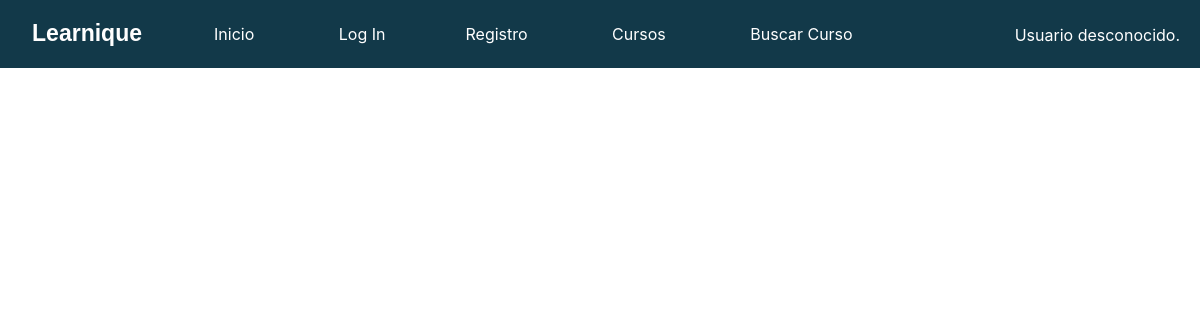
The page /curso.php?nombre_curso=Desarrollo Web on the database as committed earlier.
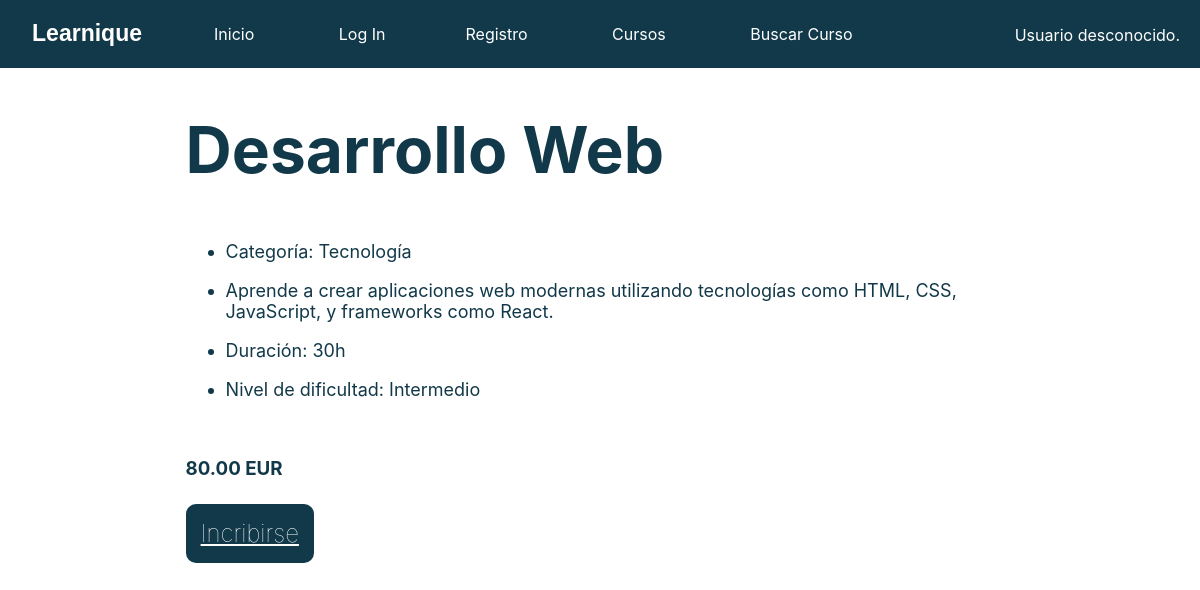
The same page on the database as committed later.
### tables this page shows
CREATE TABLE IF NOT EXISTS Curso (
    nombre_curso VARCHAR(100) ,
    descripcion TEXT NOT NULL,
    profesor_id INT NOT NULL,
    fecha_creacion timestamp NOT NULL,
    duracion VARCHAR(50) NOT NULL,
    nivel_dificultad ENUM('Principiante', 'Intermedio', 'Avanzado') NOT NULL,
    categoria VARCHAR(100) NOT NULL,
    requisitos_previos TEXT,
    precio DECIMAL(10, 2),
    estado_curso ENUM('Activo', 'Inactivo', 'En desarrollo') NOT NULL,
    primary key (nombre_curso),
    foreign key (profesor_id) references profesor(id)

);

### includes/Curso.php (called while the page is built, shortened)
<?php
class Curso {
    private $precio;
    private $nombre_curso;
    private $descripcion;
    private $duracion;
    private $categoria;
    private $nivel_dificultad;
    public function __construct($nombre, $precio, $descripcion, $duracion, $categoria, $nivel_dificultad) {
        $this->nombre_curso = $nombre;
        $this->precio = $precio;
        $this->descripcion = $descripcion;
        $this->duracion = $duracion;
        $this->categoria = $categoria;
        $this->nivel_dificultad = $nivel_dificultad;
    }
    public function getNombre() {
        return $this->nombre_curso;
    }
    public function getPrecio() {
        return $this->precio;
    }
    public function getDescripcion() {
        return $this->descripcion;
    }
    public function getCategoria() {
        return $this->categoria;
    }
    public function getDuracion() {
        return $this->duracion;
    }
    public function getNivelDificultad() {
        return $this->nivel_dificultad;
    }
}

### curso.php (the view, shortened to what this page needs)
<?php
require_once __DIR__.'/includes/Curso.php';
if (isset($_GET['nombre_curso'])) {
    $nombre_curso = $_GET['nombre_curso'];
    $conn = Aplicacion::getInstance()->getConexionBd();
    $query = "SELECT * FROM Curso WHERE nombre_curso = '$nombre_curso'";
    $result = $conn->query($query);
    if ($result && $result->num_rows > 0) {
        $row = $result->fetch_assoc();
        $curso = new Curso(
            $row['nombre_curso'],
            $row['precio'],
            $row['descripcion'],
            $row['duracion'],
            $row['categoria'],
            $row['nivel_dificultad']
        );
        $contenidoPrincipal = <<<EOS
        <div id=contenedor_vista_curso>
        <h1> {$curso->getNombre()} </h1>
        <ul>
        <li><p> Categoría: {$curso->getCategoria()} </p></li>
        <li><p> {$curso->getDescripcion()} </p></li>
        <li><p> Duración: {$curso->getDuracion()} </p></li>
        <li><p> Nivel de dificultad: {$curso->getNivelDificultad()} </p></li>
        </ul><br>
        <h3> {$curso->getPrecio()} EUR </h3><br>
        <a href='inscripcion.php?nombre_curso={$curso->getNombre()}' class='button-curso'>Incribirse</a>
        </div>
        EOS;
    } else {
        $contenidoPrincipal = '<p>Curso no encontrado.</p>';
    }
} else {
    header('Location: index.php');
    exit();
}
include 'includes/vistas/plantillas/plantilla.php';
?>

Rows that differ between the two databases and show on the page:
added curso: nombre_curso "Desarrollo Web", categoria "Tecnología", descripcion "Aprende a crear aplicaciones web modernas utilizando tecnologías como HTML, CSS, JavaScript, y frameworks como React.", duracion "30h", nivel_dificultad "Intermedio", precio "80.00"
Other text that changed with them:
text now shown: "Categoría: Duración: Nivel de dificultad: EUR Incribirse"
